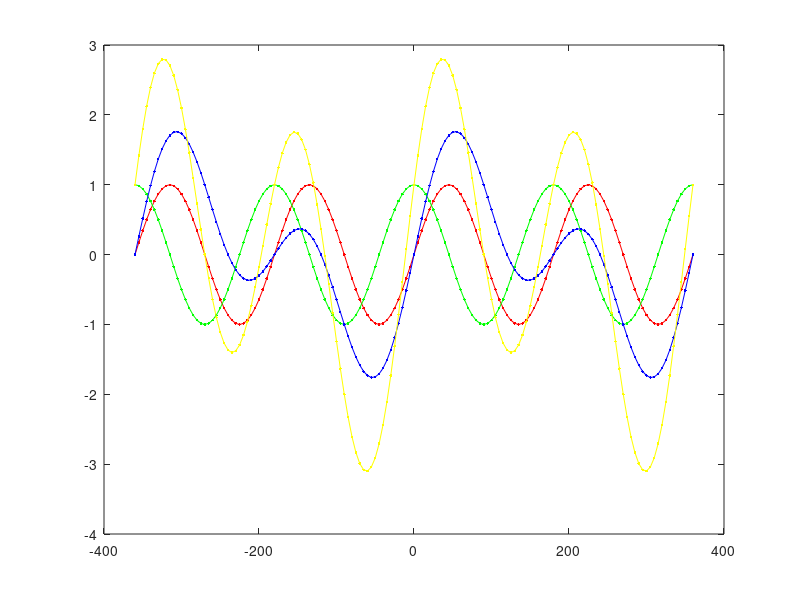

Here is the MATLAB script that generated this plot:
x = -360:5:360;
%disp(x);
y1 = sind(2*x);
plot(x,y1,'.-r');
hold on;
y2 = cosd(2*x);
plot(x,y2,'.-g');
y3 = sind(x)+sind(2*x);
plot(x,y3,'.-b');
y4 = y1 + y2 + y3;
plot(x,y4,'.-y');
hold off;

